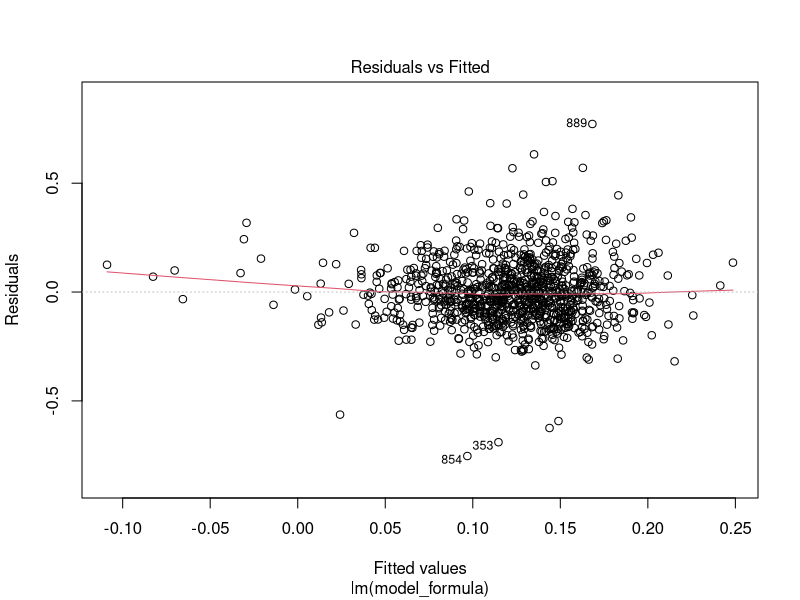
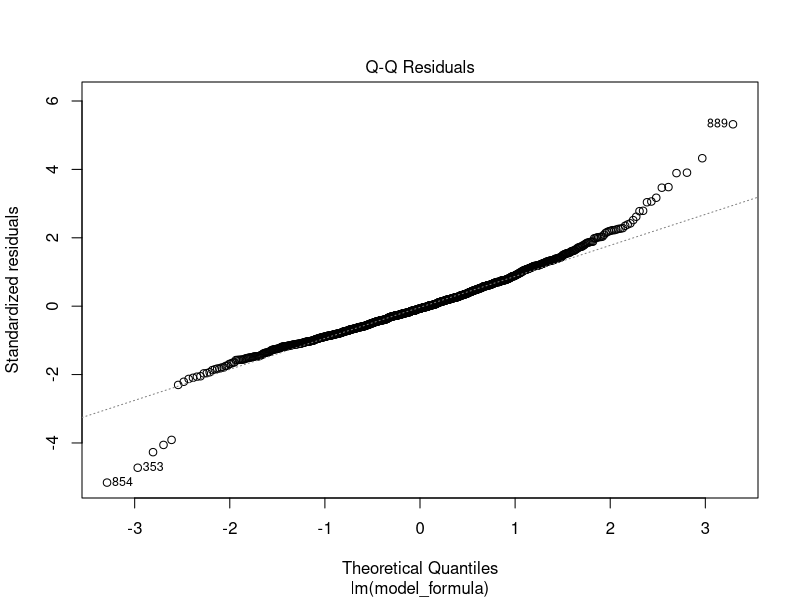
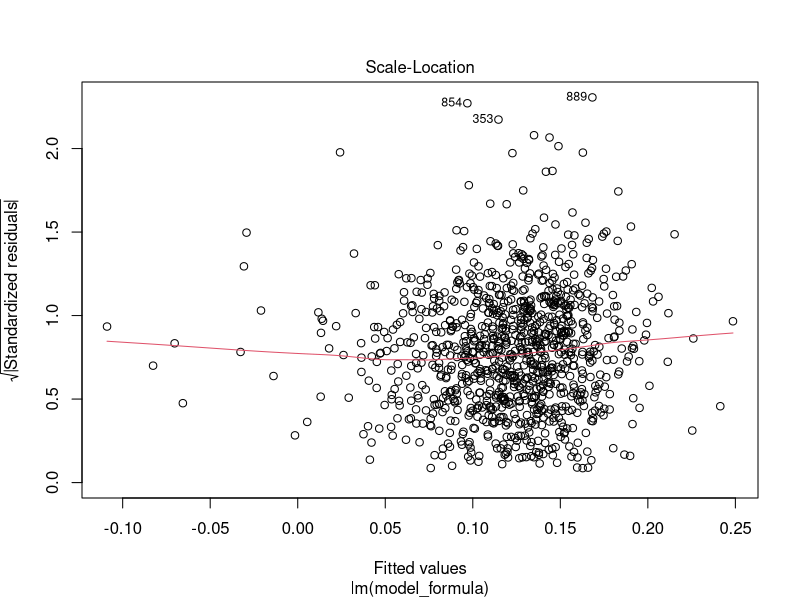
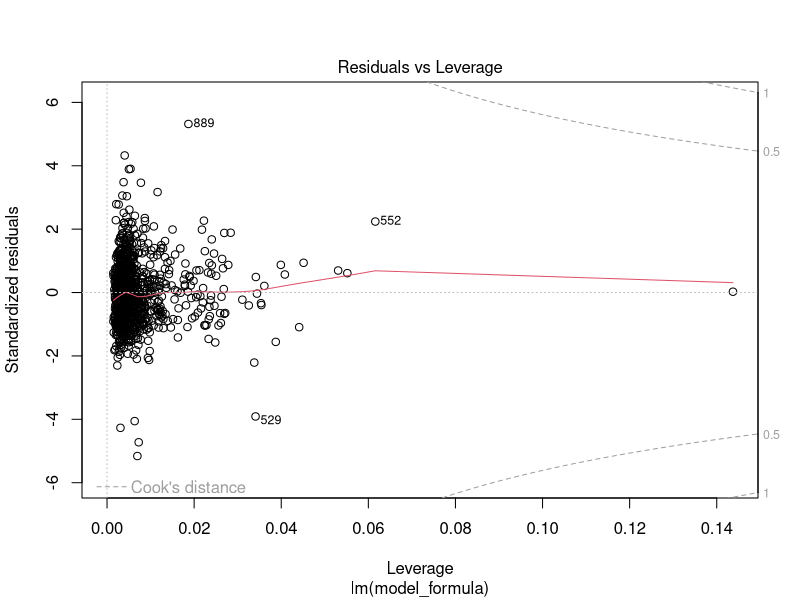
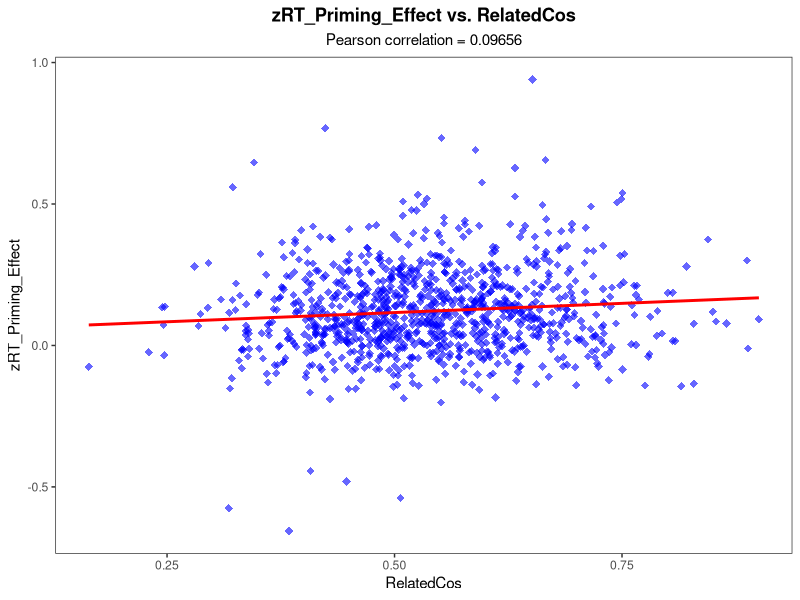
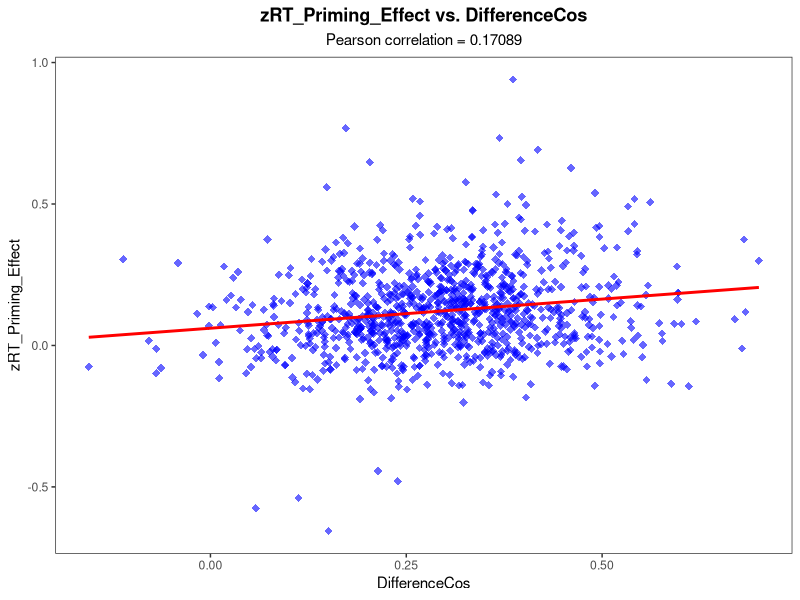
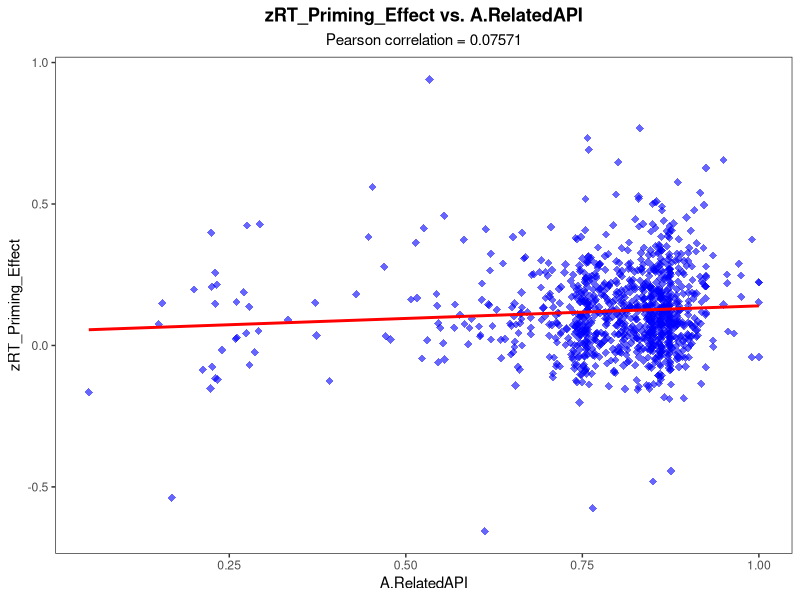
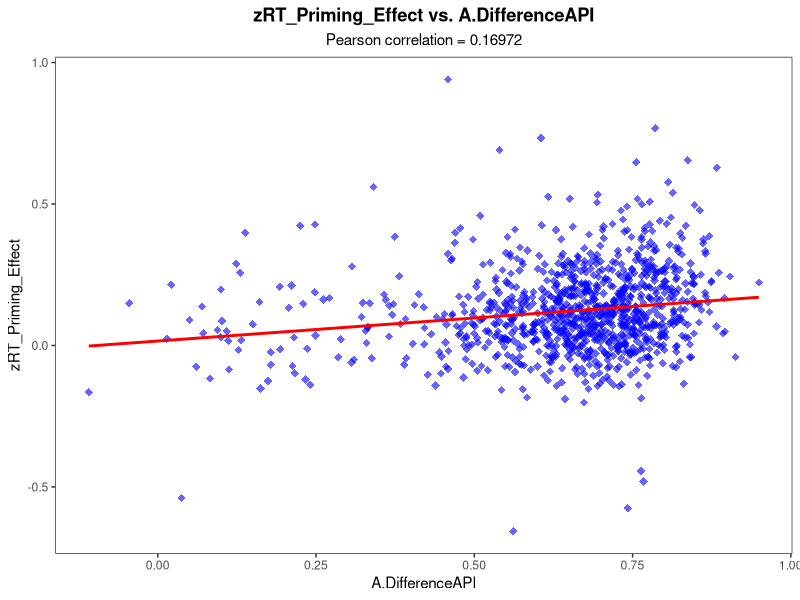

The R source for these figures, in order:
library(ggplot2)
library(dplyr)
library(tidyr)

input_data <- read.csv("PrimingPredictors.csv")

dependent_variable <- "zRT_Priming_Effect"
all_predictors <- c(
  "RelatedCos", "DifferenceCos", "A.RelatedAPI", "A.DifferenceAPI", "Fb.RelatedAPI", "Fb.DifferenceAPI"
)

# Calculate Descriptive statistics for zRT_Priming_Effect
if (dependent_variable %in% names(input_data)) {
  desc_zRT <- input_data %>%
    summarise(
      Variable = dependent_variable,
      Observations    = sum(!is.na(!!sym(dependent_variable))),
      Mean     = mean(!!sym(dependent_variable), na.rm = TRUE),
      SD       = sd(!!sym(dependent_variable), na.rm = TRUE),
      Min      = min(!!sym(dependent_variable), na.rm = TRUE),
      Max      = max(!!sym(dependent_variable), na.rm = TRUE)
    )
  print(desc_zRT)
  if(nrow(desc_zRT) > 0){
    print(paste0("For ", dependent_variable, ": Mean = ", round(desc_zRT$Mean, 3),
                 ", SD = ", round(desc_zRT$SD, 3),
                 ", Min = ", round(desc_zRT$Min, 3),
                 ", Max = ", round(desc_zRT$Max, 3),
                 ", based on ", desc_zRT$N_Obs, " target words/observations."))
  }
  
}

# Calculate Descriptive statistics for the six predictors
existing_predictors <- intersect(all_predictors, names(input_data))

if (length(existing_predictors) > 0) {
  desc_predictors_table <- input_data %>%
    select(all_of(existing_predictors)) %>%
    summarise(
      across(
        everything(),
        list(
          Observations = ~sum(!is.na(.)),
          Mean  = ~mean(., na.rm = TRUE),
          SD    = ~sd(., na.rm = TRUE),
          Min   = ~min(., na.rm = TRUE),
          Max   = ~max(., na.rm = TRUE)
        ),
        .names = "{.col}__{.fn}"
      )
    ) %>%
    pivot_longer(
      cols = everything(),
      names_to = c("Predictor", "Statistic"),
      names_sep = "__"
    ) %>%
    pivot_wider(
      names_from = Statistic,
      values_from = value
    )
  print(desc_predictors_table)
}

# Make six individual plots per predictor in a new map
output_individual <- "individual_scatter_plots"
for (predictor_name in all_predictors) {
  plot_data_single <- input_data %>%  # Select Y and current X
    select(Y = all_of(dependent_variable), X = all_of(predictor_name))
  correlation_value <- cor(plot_data_single$X, plot_data_single$Y, use = "complete.obs")
  correlation_text <- paste("Pearson correlation =", round(correlation_value, 5))
  p_individual <- ggplot(plot_data_single, aes(x = X, y = Y)) +  # Create the ggplot object
    geom_point(color = "blue", shape = 18, size = 2.5, alpha = 0.6) +
    geom_smooth(method = "lm", se = FALSE, color = "red", linewidth = 1) +
    labs(title = paste(dependent_variable, "vs.", predictor_name), subtitle = correlation_text, x = predictor_name, y = dependent_variable) +
    theme_bw() + theme(plot.title = element_text(hjust = 0.5, face = "bold"), plot.subtitle = element_text(hjust = 0.5), panel.grid.major = element_blank(), panel.grid.minor = element_blank())
  output_filename_individual <- file.path(output_individual, paste0("scatter_", predictor_name, ".png"))  # Save the plot as a png file
  ggsave(output_filename_individual, plot = p_individual, width = 6, height = 4, dpi = 300)
}

# Make 2 plots for only all related plots and only all difference plots in a new map
output_grouped <- "grouped_plots"
create_grouped_plot <- function(data, predictors_group, group_title, filename) {
  plot_data_long <- data %>%  # Reshape data from wide to long format for grouping
    select(all_of(dependent_variable), all_of(predictors_group)) %>%
    pivot_longer(cols = all_of(predictors_group), names_to = "PredictorName", values_to = "PredictorValue") %>%
    rename(OutcomeValue = !!sym(dependent_variable))
  if(nrow(plot_data_long) == 0) { return(NULL) }
  
  p_grouped <- ggplot(plot_data_long, aes(x = PredictorValue, y = OutcomeValue)) +
    geom_point(alpha = 0.3, size = 1, color="blue") +
    geom_smooth(method = "lm", se = FALSE, color = "red", linewidth = 0.8) +
    facet_wrap(~ PredictorName, scales = "free_x") +  # Create separate plots for each predictor, allow different x-scales
    labs(title = paste(dependent_variable, "vs.", group_title, "Predictors"), x = "Predictor Value", y = dependent_variable) +
    theme_bw() + theme(plot.title = element_text(hjust = 0.5, face = "bold"), strip.text = element_text(face="bold", size=9), panel.grid.major = element_blank(), panel.grid.minor = element_blank())
  ggsave(filename, plot = p_grouped, width = 8, height = 7, dpi = 300)
}

# Show three Related Predictors
related_predictors <- c("RelatedCos", "A.RelatedAPI", "Fb.RelatedAPI")
output_related_grouped <- file.path(output_grouped, "all_related_predictors.png")
create_grouped_plot(input_data, related_predictors, "Related", output_related_grouped)

# Show three Difference Predictors
difference_predictors <- c("DifferenceCos", "A.DifferenceAPI", "Fb.DifferenceAPI")
output_difference_grouped <- file.path(output_grouped, "all_difference_predictors.png")
create_grouped_plot(input_data, difference_predictors, "Difference Score", output_difference_grouped)

# Make 2 plots where all three related predictors are merged together and all three difference predictors
output_merge <- "merged_plots"
create_merged_plot <- function(data, predictors_group, group_title, filename) {
  plot_data_long <- data %>%
    select(all_of(dependent_variable), all_of(predictors_group)) %>%
    pivot_longer(cols = all_of(predictors_group), names_to = "PredictorName", values_to = "PredictorValue") %>%
    rename(OutcomeValue = !!sym(dependent_variable)) %>%
    filter(!is.na(OutcomeValue) & !is.na(PredictorValue))

# Give every predictor in a plot a different color, form and line
  p_merge <- ggplot(plot_data_long, aes(x = PredictorValue, y = OutcomeValue, color = PredictorName, shape = PredictorName)) +
    geom_point(alpha = 0.5, size = 2) + 
    geom_smooth(method = "lm", se = FALSE, aes(linetype = PredictorName), linewidth = 1) +
    labs(
      title = paste(dependent_variable, "vs. All four", group_title, "Predictors"),
      x = "Predictor Value",
      y = dependent_variable,
      color = "Predictor",
      shape = "Predictor",
      linetype = "Predictor"
    ) +
    theme(
      plot.title = element_text(hjust = 0.5, face = "bold"),
      legend.position = "right"
    )
  ggsave(filename, plot = p_merge, width = 8, height = 6, dpi = 300)
}

# Merge Related Predictors
output_related_merged <- file.path(output_merge, "merged_related_predictors.png")
create_merged_plot(input_data, related_predictors, "Related", output_related_merged)

# Merge Difference Predictors
output_difference_merged <- file.path(output_merge, "merged_difference_predictors.png")
create_merged_plot(input_data, difference_predictors, "Difference Score", output_difference_merged)

# Make formula for lm function
predictors_formula_part <- paste(paste0("", all_predictors, ""), collapse = " + ")
formula_str <- paste0("", dependent_variable, " ~ ", predictors_formula_part)
model_formula <- as.formula(formula_str)
print(paste("Used formula:", formula_str))

# Use standard lm function to plot
model <- lm(model_formula, data = input_data)
summary_model <- summary(model)
summary(model)
plot(model)

# Add column with the 6 predictor names
coefficients_matrix <- summary_model$coefficients
coefficients_df <- as.data.frame(coefficients_matrix)
coefficients_df <- coefficients_df %>%
  tibble::rownames_to_column(var = "Predictor") # Add column called 'Predictor'

write.csv(coefficients_df, "multiple_regression_table.csv", row.names = FALSE)